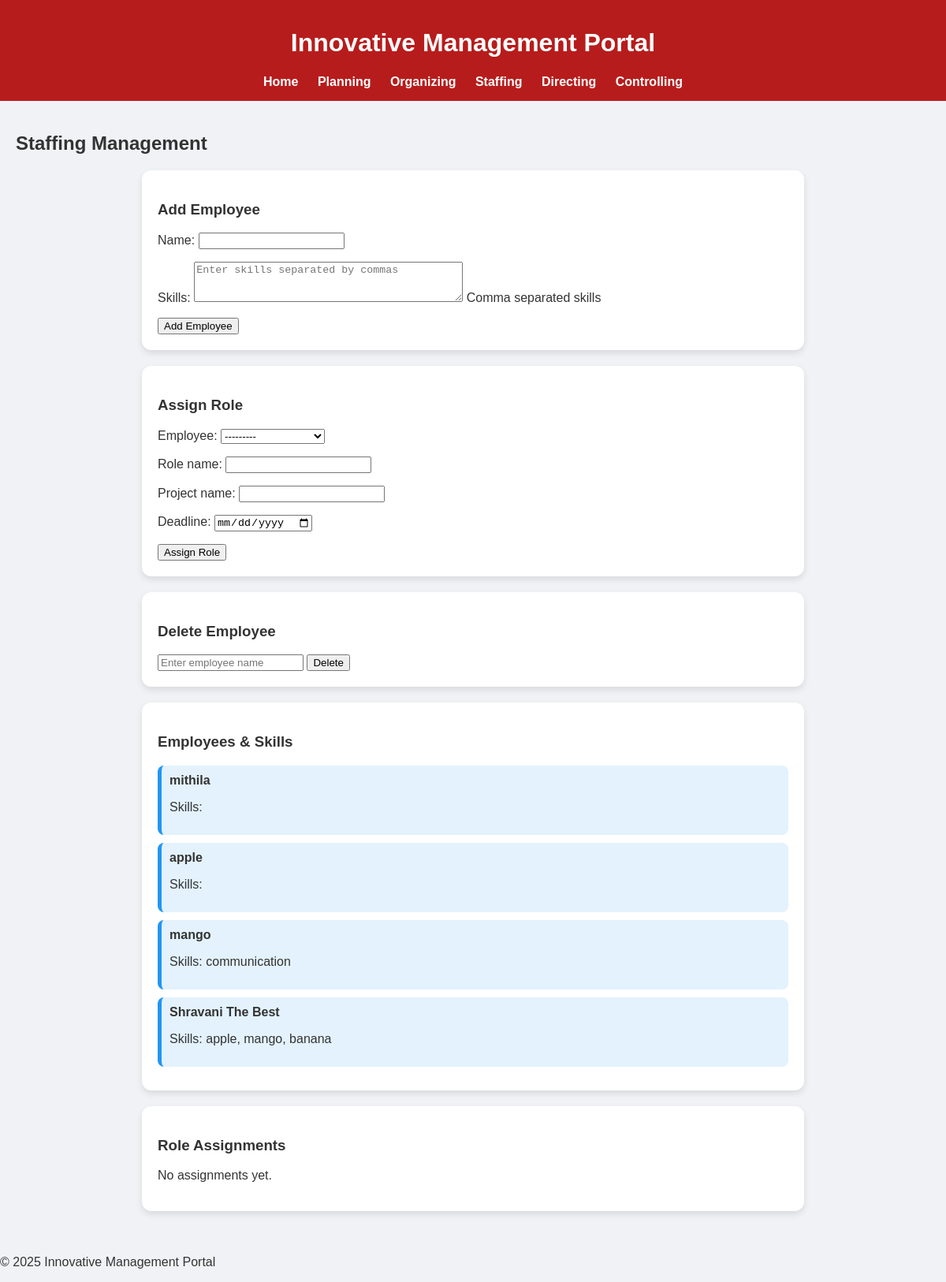
The page /staffing/ on the database its author committed.
### core/models.py (models this page shows)
class Employee(models.Model):
    name = models.CharField(max_length=100)
    skills = models.TextField(help_text="Comma separated skills")
    def __str__(self):
        return self.name

### core/views.py (the view)
# urls.py: path('staffing/', views.staffing, name='staffing'),
def staffing(request):
    employees = Employee.objects.all()
    assignments = RoleAssignment.objects.all()
    if request.method == 'POST':
        if 'add_employee' in request.POST:
            emp_form = EmployeeForm(request.POST)
            if emp_form.is_valid():
                emp_form.save()
                return redirect('staffing')
        elif 'assign_role' in request.POST:
            role_form = RoleAssignmentForm(request.POST)
            if role_form.is_valid():
                role_form.save()
                return redirect('staffing')
        elif 'delete_employee' in request.POST:
            name_to_delete = request.POST.get('employee_name')
            emp = Employee.objects.filter(name=name_to_delete).first()
            if emp:
                emp.delete()
                return redirect('staffing')
    else:
        emp_form = EmployeeForm()
        role_form = RoleAssignmentForm()
    return render(request, 'core/staffing.html', {
        'emp_form': emp_form,
        'role_form': role_form,
        'employees': employees,
        'assignments': assignments
    })

### core/forms.py
class EmployeeForm(forms.ModelForm):
    class Meta:
        model = Employee
        fields = ['name', 'skills']
        widgets = {
            'skills': forms.Textarea(attrs={'rows':3, 'placeholder':'Enter skills separated by commas'})
        }

class RoleAssignmentForm(forms.ModelForm):
    class Meta:
        model = RoleAssignment
        fields = ['employee', 'role_name', 'project_name', 'deadline']
        widgets = {
            'deadline': forms.DateInput(attrs={'type':'date'}),
        }

### core/templates/core/staffing.html (shortened to what this page needs)
{% extends 'core/base.html' %} {% block content %}
<h2>Staffing Management</h2>
<div class="staff-form">
  <h3>Add Employee</h3>
  <form method="post">
    {% csrf_token %} {{ emp_form.as_p }}
    <button type="submit" name="add_employee">Add Employee</button>
  </form>
</div>
<div class="role-form">
  <h3>Assign Role</h3>
  <form method="post">
    {% csrf_token %} {{ role_form.as_p }}
    <button type="submit" name="assign_role">Assign Role</button>
  </form>
</div>
<div class="delete-employee">
  <h3>Delete Employee</h3>
  <form method="post">
    <input
      type="text"
      name="employee_name"
      placeholder="Enter employee name"
      required
    />
    <button type="submit" name="delete_employee">Delete</button>
  </form>
</div>
<div class="employee-list">
  <h3>Employees & Skills</h3>
  {% for emp in employees %}
  <div class="employee-card">
    <strong>{{ emp.name }}</strong>
    <p>Skills: {{ emp.skills }}</p>
  </div>
  {% empty %}
  <p>No employees yet.</p>
  {% endfor %}
</div>
<div class="assignment-list">
  <h3>Role Assignments</h3>
  {% for assign in assignments %}
  <div class="assignment-card">
    <p>
      {{ assign.employee.name }} → {{ assign.role_name }} (Project: {{
      assign.project_name }}, and Deadline: {{ assign.deadline|date:"M. d, Y"
      }})
    </p>
  </div>
  {% empty %}
  <p>No assignments yet.</p>
  {% endfor %}
</div>
{% endblock %}

### core/static/core/style.css (style rules this page uses)
body { margin: 0; font-family: Arial, sans-serif; background: #f0f2f5; color: #333; }
.staff-form, .role-form, .delete-employee, .employee-list, .assignment-list { background: white; padding: 20px; margin: 20px auto; max-width: 800px; border-radius: 12px; box-shadow: 0 4px 8px rgba(0, 0, 0, 0.1); }
.employee-card, .assignment-card { background: #e3f2fd; padding: 10px; margin: 10px 0; border-radius: 8px; border-left: 5px solid #2196f3; transition: transform 0.2s; }

### rows shown on the page
Employee: name "mithila"
Employee: name "apple"
Employee: name "mango", skills "communication"
Employee: name "Shravani The Best", skills "apple, mango, banana"
